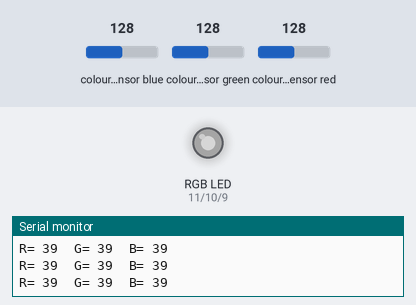
This sketch was run on a simulated Arduino Uno, built with avr-gcc and run on an emulated ATmega328P. Shown: an RGB LED mixed from three pins (HIGH = lit), the last lines printed to the serial monitor. Wiring (inferred from the names in the program): TCS3200 colour sensor: output pin 8; S2 pin 6; S3 pin 7; S0 pin 4; S1 pin 5. The inputs (shaded band) are chosen by the test bench; at power-on: colour sensor blue 128, colour sensor green 128, colour sensor red 128. Dim RGB values are drawn brighter than linear; pins used as bus, display or sensor lines are not drawn.

Above: at 1.2 s.
1.3 s: colour sensor blue set to 5
At 2.7 s:
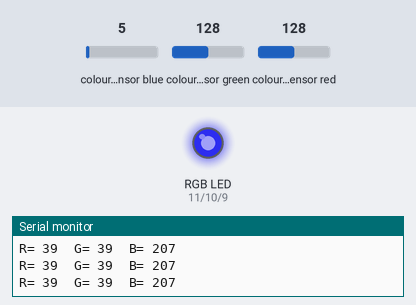
3.0 s: colour sensor green set to 5
At 4.5 s:
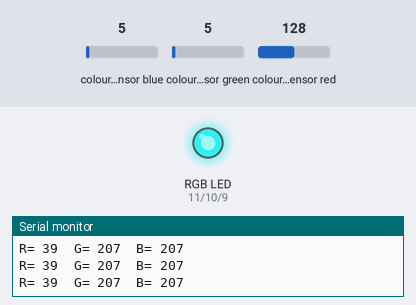
4.8 s: colour sensor red set to 5
At 6.3 s:
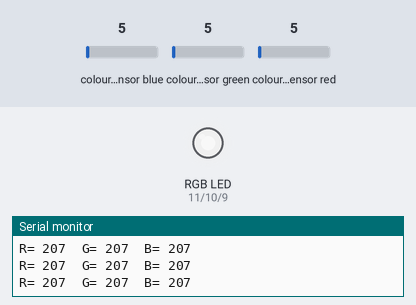
6.6 s: colour sensor blue set to 64
At 8.1 s:
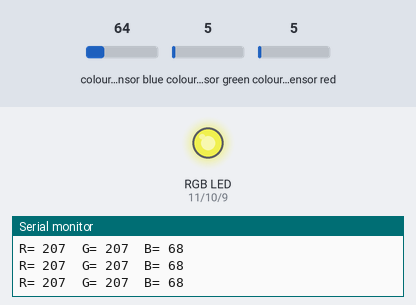
8.4 s: colour sensor green set to 64
At 9.8 s:
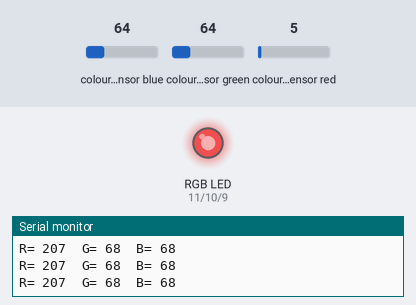
10.2 s: colour sensor red set to 64
At 11.5 s:
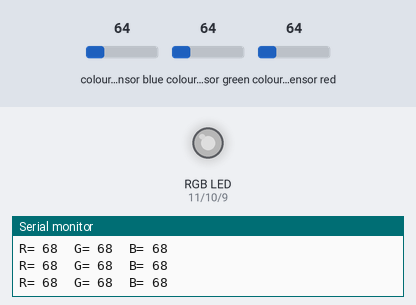
Timing chart, 0 to 13.0 s (numbered marks = the images above; inputs shaded):
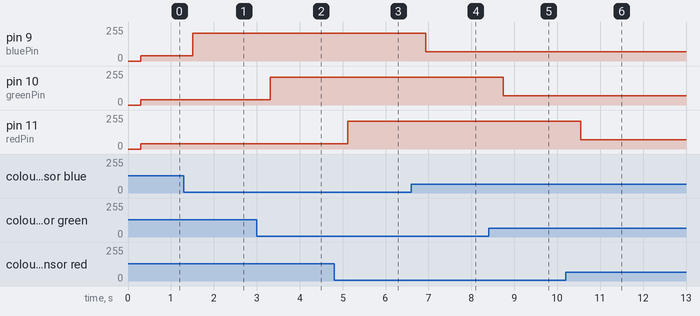

The sketch:

color-sensor-rgb.ino
```cpp
#define S0 4
#define S1 5
#define S2 6
#define S3 7
#define sensorOut 8

int rojo = 0;
int verde = 0;
int azul = 0;


// Pins of the RGB LED.
const int redPin = 11;
const int greenPin = 10;
const int bluePin = 9;


void setup()
{
  pinMode(redPin, OUTPUT);
  pinMode(greenPin, OUTPUT);
  pinMode(bluePin, OUTPUT);

  pinMode(S0, OUTPUT);
  pinMode(S1, OUTPUT);
  pinMode(S2, OUTPUT);
  pinMode(S3, OUTPUT);
  pinMode(sensorOut, INPUT);

  // Setting frequency-scaling to 20%
  digitalWrite(S0,1);
  digitalWrite(S1,0);


  Serial.begin(9600);
}

void loop()
{
  digitalWrite(S2,0);
  digitalWrite(S3,0);
  // Reading the output frequency
  rojo = pulseIn(sensorOut, 0);
  // Printing the value on the serial monitor
  Serial.print("R= ");//printing name
  Serial.print(rojo);//printing RED color frequency
  Serial.print("  ");
  delay(100);

  digitalWrite(S2,1);
  digitalWrite(S3,1);
  // Reading the output frequency
  verde = pulseIn(sensorOut, 0);
  // Printing the value on the serial monitor
  Serial.print("G= ");//printing name
  Serial.print(verde);//printing RED color frequency
  Serial.print("  ");
  delay(100);


  digitalWrite(S2,0);
  digitalWrite(S3,1);
  // Reading the output frequency
  azul = pulseIn(sensorOut, 0);
  // Printing the value on the serial monitor
  Serial.print("B= ");//printing name
  Serial.print(azul);//printing RED color frequency
  Serial.println("  ");
  delay(100);


  analogWrite(redPin, rojo);
  analogWrite(bluePin, azul);
  analogWrite(greenPin, verde);


}
```

Measured:
- after the input at 1.3 s, pin 9 (bluePin): 39/255 → 207/255 after 0.20 s
- after the input at 3.0 s, pin 10 (greenPin): 39/255 → 207/255 after 0.31 s
- after the input at 4.8 s, pin 11 (redPin): 39/255 → 207/255 after 0.32 s
- after the input at 6.6 s, pin 9 (bluePin): 207/255 → 68/255 after 0.33 s
- after the input at 8.4 s, pin 10 (greenPin): 207/255 → 68/255 after 0.34 s
- after the input at 10.2 s, pin 11 (redPin): 207/255 → 68/255 after 0.35 s
